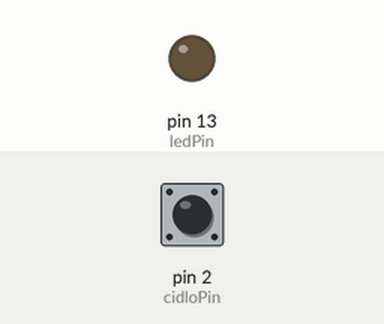
Recording of a sketch running on a simulated Arduino Uno, built with avr-gcc and run on an emulated ATmega328P. Parts: output pins drawn as LEDs (lit = HIGH). Inputs (shaded band) come from the test bench; at power-on: pin 2 (cidloPin) HIGH.

Above: at 1.2 s.
1.3 s: pin 2 (cidloPin) pulled LOW for 0.15 s
At 1.37 s:
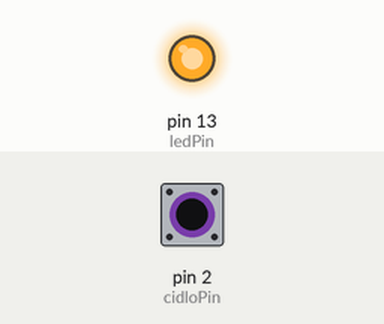
2.9 s: pin 2 (cidloPin) pulled LOW for 3.2 s
At 6.7 s:
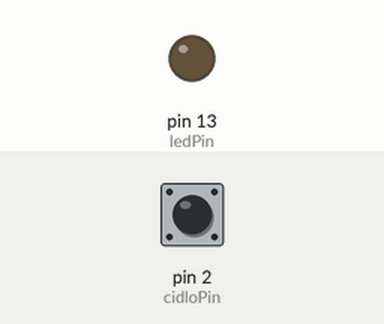
Timing chart, 0 to 8.2 s (numbered marks = the images above; inputs shaded):
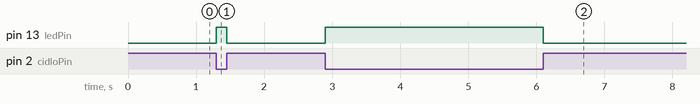

The sketch:

Otresove_cidlo.ino
```cpp
/*
 * LaskaKit Arduino MAXI Starter kit – Lekce 8: Otřesové čidlo
 *
 * Když čidlem pohneš nebo ho nakloníš, kulička uvnitř spojí kontakty
 * a rozsvítí se LED na desce Arduino (pin 13).
 * Vstup používá interní pull-up rezistor, žádný další rezistor není potřeba.
 *
 * Zapojení:
 *   Otřesové čidlo: jeden vývod na pin 2, druhý na GND
 *   LED: vestavěná LED „L“ na pinu 13
 *
 * Knihovny: žádné (jen Arduino IDE)
 * Desky:    Arduino UNO R3, Arduino UNO R4 WiFi, Arduino Mega 2560
 *
 * Verze návodu 3.0 (10/2026)
 * LaskaKit | https://www.laskakit.cz | podpora@laskakit.cz
 */

const int ledPin = 13;   // vestavěná LED
const int cidloPin = 2;  // otřesové čidlo

void setup() {
  pinMode(ledPin, OUTPUT);
  pinMode(cidloPin, INPUT_PULLUP);  // zapnout interní pull-up rezistor
}

void loop() {
  // Sepnuté čidlo spojí pin 2 se zemí -> čteme LOW
  if (digitalRead(cidloPin) == LOW) {
    digitalWrite(ledPin, HIGH);
  } else {
    digitalWrite(ledPin, LOW);
  }
  delay(50);  // krátká pauza proti zákmitům kontaktů
}
```

Measured:
- after the input at 1.3 s, pin 13 (ledPin): LOW → HIGH at once, → LOW 0.15 s later
- after the input at 2.9 s, pin 13 (ledPin): LOW → HIGH at once, → LOW 3.2 s later
